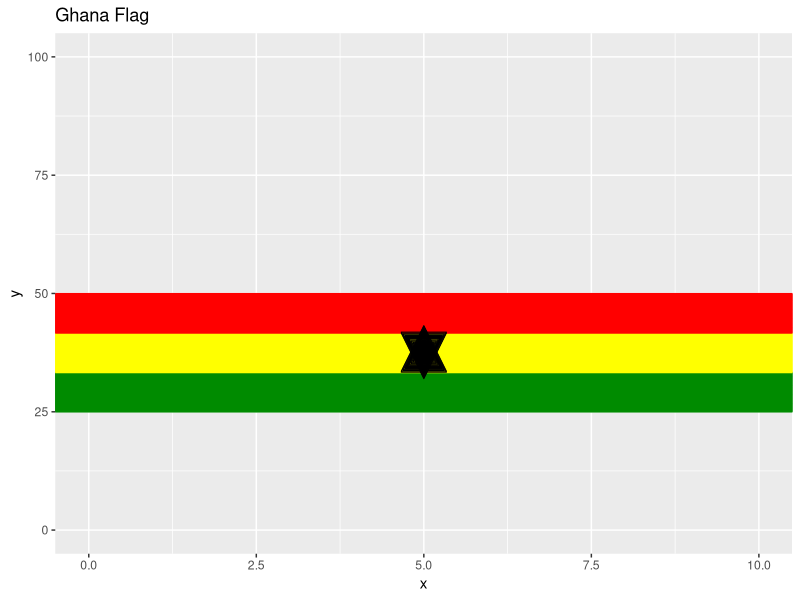

This chart was generated by the following R code: (Note: this script raises an error after producing the figure.)
#### Load Packages ####
library(ggplot2)
library(ggthemes)

#### Import Data ####
df1 <- data.frame(x1 = c(5, -.1, 5), y1 = c(37.5, 37.5, 37.7))

#### Plot Ghana Flag!####
ggplot(df1, aes(x1, y1)) + 
scale_color_manual(values = c("green4")) + xlim(0, 10) + ylim(0, 100) + 
geom_hline(yintercept = seq(25, 33.3, 0.1), col = "green4") + 
geom_hline(yintercept = seq(33.3, 41.663, 0.1), col = "yellow") + 
geom_hline(yintercept = seq(41.663, 50, 0.1), col = "red") + 
geom_point(data = df1, aes(x1, y1), shape = 11, size = 11, col = "black") + 
scale_shape_identity() + ggtitle("Ghana Flag") + xlab("x") + ylab("y") + 
geom_point(data = df1, aes(x1, y1), shape = 11, size = 10, col = "black") + 
geom_point(data = df1, aes(x1, y1), shape = 11, size = 9, col = "black") + 
geom_point(data = df1, aes(x1, y1), shape = 11, size = 8, col = "black")+ 
geom_point(data = df1, aes(x1, y1), shape = 11, size = 8, col = "black")+ 
geom_point(data = df1, aes(x1, y1), shape = 11, size = 8, col = "black")+ 
geom_point(data = df1, aes(x1, y1), shape = 11, size = 7, col = "black")+ 
geom_point(data = df1, aes(x1, y1), shape = 11, size = 6, col = "black")+ 
geom_point(data = df1, aes(x1, y1), shape = 11, size = 5, col = "black")+ 
geom_point(data = df1, aes(x1, y1), shape = 11, size = 4, col = "black")+ 
geom_point(data = df1, aes(x1, y1), size = 7, col = "black") + 
geom_point(data = df1, aes(x1, y1), shape = 11, size = 8.5, col = "black") +
geom_point(data = df1, aes(x1, y1), shape = 11, size = 8.9, col = "black")

#### Plot Mexico Flag!####
ggplot(df, aes(x1, y1)) + 
  scale_color_manual(values = c("seagreen")) + xlim(0, 10) + ylim(0, 100) + 
  geom_vline(xintercept = seq(2.5/2, (2.5+5)/2, 0.0001), col = "seagreen") + 
  geom_vline(xintercept = seq((2.5+5)/2, (5+7.5)/2, 0.0001), col = "white") + 
  geom_vline(xintercept = seq((5+7.5)/2, (7.5+10)/2, 0.0001), col = "red") + 
  scale_shape_identity() + ggtitle("Mexico Flag") + xlab("x") + ylab("y")